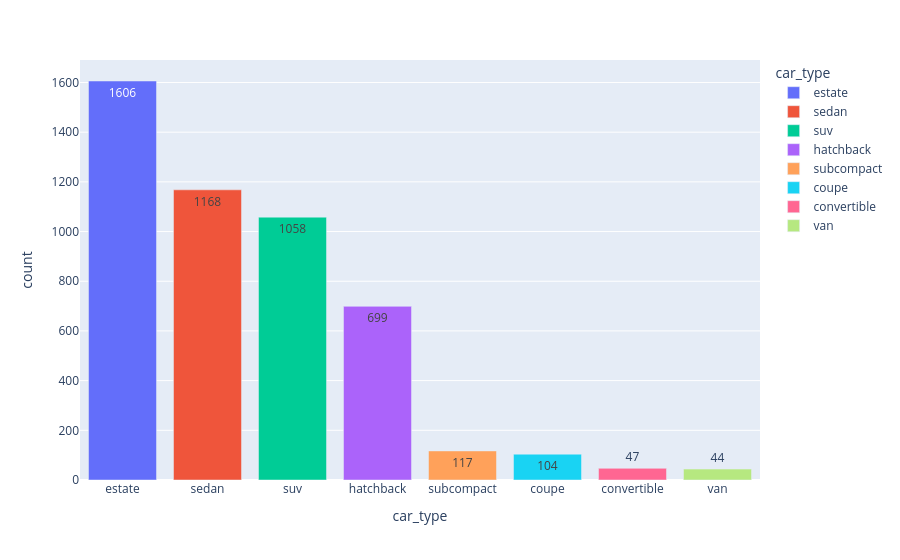

Source (notebook cell):
### Code cell
fig = px.bar(
    data_car_type,
    x="car_type",
    y="count", 
    color="car_type",
    text="count"
)

fig.show()

### Figure 1 — Plotly figure (JSON) as saved in the notebook; plotly's stock layout.template omitted (floating-point values rounded to 4 significant figures)
{"data": [{"hovertemplate": "car_type=%{x}<br>count=%{text}<extra></extra>", "legendgroup": "estate", "marker": {"color": "#636efa", "pattern": {"shape": ""}}, "name": "estate", "orientation": "v", "showlegend": true, "text": [1606.0], "textposition": "auto", "type": "bar", "x": ["estate"], "xaxis": "x", "y": [1606], "yaxis": "y"}, {"hovertemplate": "car_type=%{x}<br>count=%{text}<extra></extra>", "legendgroup": "sedan", "marker": {"color": "#EF553B", "pattern": {"shape": ""}}, "name": "sedan", "orientation": "v", "showlegend": true, "text": [1168.0], "textposition": "auto", "type": "bar", "x": ["sedan"], "xaxis": "x", "y": [1168], "yaxis": "y"}, {"hovertemplate": "car_type=%{x}<br>count=%{text}<extra></extra>", "legendgroup": "suv", "marker": {"color": "#00cc96", "pattern": {"shape": ""}}, "name": "suv", "orientation": "v", "showlegend": true, "text": [1058.0], "textposition": "auto", "type": "bar", "x": ["suv"], "xaxis": "x", "y": [1058], "yaxis": "y"}, {"hovertemplate": "car_type=%{x}<br>count=%{text}<extra></extra>", "legendgroup": "hatchback", "marker": {"color": "#ab63fa", "pattern": {"shape": ""}}, "name": "hatchback", "orientation": "v", "showlegend": true, "text": [699.0], "textposition": "auto", "type": "bar", "x": ["hatchback"], "xaxis": "x", "y": [699], "yaxis": "y"}, {"hovertemplate": "car_type=%{x}<br>count=%{text}<extra></extra>", "legendgroup": "subcompact", "marker": {"color": "#FFA15A", "pattern": {"shape": ""}}, "name": "subcompact", "orientation": "v", "showlegend": true, "text": [117.0], "textposition": "auto", "type": "bar", "x": ["subcompact"], "xaxis": "x", "y": [117], "yaxis": "y"}, {"hovertemplate": "car_type=%{x}<br>count=%{text}<extra></extra>", "legendgroup": "coupe", "marker": {"color": "#19d3f3", "pattern": {"shape": ""}}, "name": "coupe", "orientation": "v", "showlegend": true, "text": [104.0], "textposition": "auto", "type": "bar", "x": ["coupe"], "xaxis": "x", "y": [104], "yaxis": "y"}, {"hovertemplate": "car_type=%{x}<br>count=%{text}<extra></extra>", "legendgroup": "convertible", "marker": {"color": "#FF6692", "pattern": {"shape": ""}}, "name": "convertible", "orientation": "v", "showlegend": true, "text": [47.0], "textposition": "auto", "type": "bar", "x": ["convertible"], "xaxis": "x", "y": [47], "yaxis": "y"}, {"hovertemplate": "car_type=%{x}<br>count=%{text}<extra></extra>", "legendgroup": "van", "marker": {"color": "#B6E880", "pattern": {"shape": ""}}, "name": "van", "orientation": "v", "showlegend": true, "text": [44.0], "textposition": "auto", "type": "bar", "x": ["van"], "xaxis": "x", "y": [44], "yaxis": "y"}], "layout": {"barmode": "relative", "legend": {"title": {"text": "car_type"}, "tracegroupgap": 0}, "margin": {"t": 60}, "xaxis": {"anchor": "y", "categoryarray": ["estate", "sedan", "suv", "hatchback", "subcompact", "coupe", "convertible", "van"], "categoryorder": "array", "domain": [0, 1], "title": {"text": "car_type"}}, "yaxis": {"anchor": "x", "domain": [0, 1], "title": {"text": "count"}}}}
